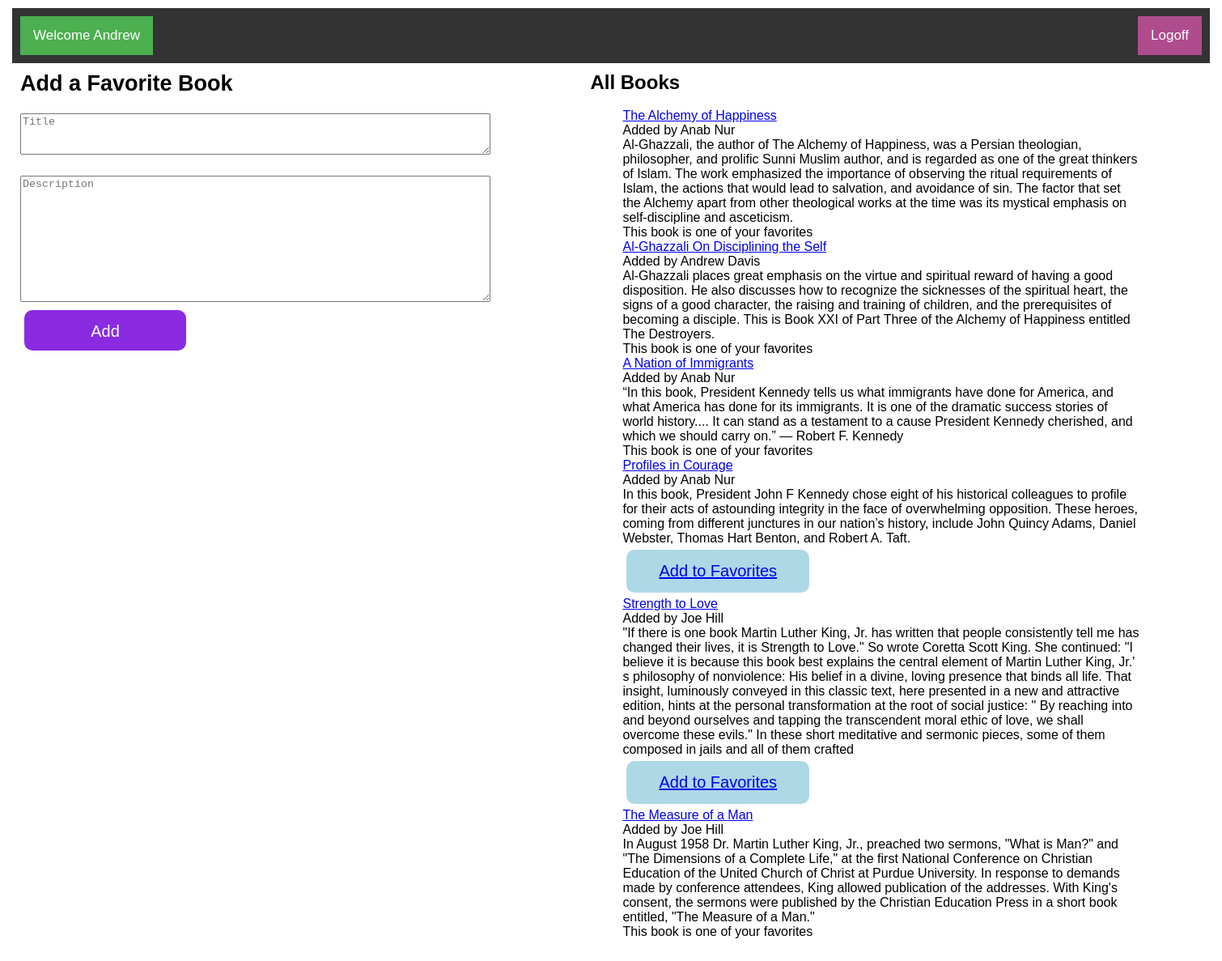
The app's page /book (signed in) with its own data.
### favoriteBooksApp/models.py (models this page shows)
class User(models.Model):
	firstName = models.CharField(max_length=255)
	lastName =  models.CharField(max_length=255)
	email = models.CharField(max_length=255)
	password = models.CharField(max_length=255)
	created_at = models.DateTimeField(auto_now_add=True)
	updated_at = models.DateTimeField(auto_now=True)
	objects = UserManager()

class Book(models.Model):
	title = models.CharField(max_length=255)
	desc =  models.CharField(max_length=255)
	creator = models.ForeignKey(User, related_name = "book_created", on_delete = models.CASCADE)
	isPosted = models.BooleanField(default = False)
	like = models.ManyToManyField(User, related_name = "book_liked")
	created_at = models.DateTimeField(auto_now_add=True)
	updated_at = models.DateTimeField(auto_now=True)

### favoriteBooksApp/views.py (the view)
def book(request):
	if 'loggedInID' not in request.session:
		return redirect('/')
	loggedInUser = User.objects.get(id=request.session['loggedInID'])
	context = {
		'loggedUser': loggedInUser,
		'allbooks': Book.objects.all()
	}
	return render (request, 'book.html', context)

### favoriteBooksApp/templates/book.html (shortened to what this page needs)
<!DOCTYPE html>
<html lang="en">
<head>
	{% load static %}
	<link rel="stylesheet" href="{% static 'style.css' %}">
</head>
<body>
	<div class="container2">
		<div class="topnav">
			<a class="active" href="#user">Welcome {{loggedUser.firstName}}</a>
			<a class="logout" href="/logout">Logoff</a></a>
		</div>
		<div class="box3">
			<h2>Add a Favorite Book</h2>
			<br>
			<form action="/addBook" method="post">
				<p class="p"><textarea placeholder = "Title" name="title" id="" cols="70" rows="3"></textarea></p>
				<br>
				<p class="p"><textarea placeholder = "Description" name="desc" id="" cols="70" rows="10"></textarea></p>
				<input class = "Addbutton" type="submit" value="Add">
			</form>
		</div>
		<div class="box4">
			<h2>All Books</h2>
			<br>
			{% for book in allbooks %}
			<ul>
				<li><a href="/show/{{book.id}}">{{book.title}}</a></li>
				<li>Added by {{book.creator.firstName}} {{book.creator.lastName}}</li>
				<li>{{book.desc}}</li>
				{% if loggedUser in book.like.all %}
				<p>This book is one of your favorites</p>
				{% else %}
				<button class="button4"><a href="/book/{{book.id}}/addfavor">Add to Favorites</a></button>
				{% endif %}
			</ul>
			{% endfor %}
		</div>
</body>
</html>

### favoriteBooksApp/static/style.css (style rules this page uses)
body { font-family: Arial, Helvetica, sans-serif; }
* { box-sizing: border-box; margin: auto; }
.topnav { overflow: hidden; background-color: #333; }
.topnav a { float: left; color: #f2f2f2; text-align: center; padding: 14px 16px; text-decoration: none; font-size: 17px; }
.topnav a.logout, a.dash { background-color: rgb(175, 76, 142); color: white; float: right; }
.topnav a.active { background-color: #4CAF50; color: white; margin: 10px; }
.container2 { width: 1500px; height: 1900px; padding: 10px; }
li { list-style-type: none; }
.p { font-size: large; }
.logout,.dash { float: right; margin: 10px }
.box3 { width: 700px; padding: 10px; margin: absolute; font-size: large; display: inline-block; vertical-align: top; }
.box4 { width: 700px; padding: 10px; font-size: medium; display: inline-block; vertical-align: top; }
.Addbutton { margin: -8px; background-color: blueviolet; border: none; color: white; padding: 15px 40px; text-align: center; text-decoration: none; display: inline-block; font-size: 20px; border-radius: 10px; margin: 5px; }
.button4 { margin: -8px; background-color: lightblue; border: none; color: white; padding: 15px 40px; text-align: center; text-decoration: none; display: inline-block; font-size: 20px; border-radius: 10px; margin: 5px; }
input { width: 200px; height: 50px; font-size: small; border-radius: 10px; margin: 5px; text-align: center; }

### records on screen
User: firstName "Andrew"
Book: title "The Alchemy of Happiness", creator.firstName "Anab", creator.lastName "Nur", desc "Al-Ghazzali, the author of The Alchemy of Happiness, was a Persian theologian, philosopher, and prolific Sunni Muslim author, and is regarded as one of the great thinkers of Islam. The work emphasized the importance of observing the ritual requirements of Islam, the actions that would lead to salvation, and avoidance of sin. The factor that set the Alchemy apart from other theological works at the time was its mystical emphasis on self-discipline and asceticism.", shows "This book is one of your favorites"
Book: title "Al-Ghazzali On Disciplining the Self", creator.firstName "Andrew", creator.lastName "Davis", desc "Al-Ghazzali places great emphasis on the virtue and spiritual reward of having a good disposition. He also discusses how to recognize the sicknesses of the spiritual heart, the signs of a good character, the raising and training of children, and the prerequisites of becoming a disciple. This is Book XXI of Part Three of the Alchemy of Happiness entitled The Destroyers.", shows "This book is one of your favorites"
Book: title "A Nation of Immigrants", creator.firstName "Anab", creator.lastName "Nur", desc "“In this book, President Kennedy tells us what immigrants have done for America, and what America has done for its immigrants. It is one of the dramatic success stories of world history.... It can stand as a testament to a cause President Kennedy cherished, and which we should carry on.” — Robert F. Kennedy", shows "This book is one of your favorites"
Book: title "Profiles in Courage", creator.firstName "Anab", creator.lastName "Nur", desc "In this book, President John F Kennedy chose eight of his historical colleagues to profile for their acts of astounding integrity in the face of overwhelming opposition. These heroes, coming from different junctures in our nation’s history, include John Quincy Adams, Daniel Webster, Thomas Hart Benton, and Robert A. Taft."
Book: title "Strength to Love", creator.firstName "Joe", creator.lastName "Hill", desc "\"If there is one book Martin Luther King, Jr. has written that people consistently tell me has changed their lives, it is Strength to Love.\" So wrote Coretta Scott King. She continued: \"I believe it is because this book best explains the central element of Martin Luther King, Jr.' s philosophy of nonviolence: His belief in a divine, loving presence that binds all life. That insight, luminously conveyed in this classic text, here presented in a new and attractive edition, hints at the personal transformation at the root of social justice: \" By reaching into and beyond ourselves and tapping the transcendent moral ethic of love, we shall overcome these evils.\" In these short meditative and…"
Book: title "The Measure of a Man", creator.firstName "Joe", creator.lastName "Hill", desc "In August 1958 Dr. Martin Luther King, Jr., preached two sermons, \"What is Man?\" and \"The Dimensions of a Complete Life,\" at the first National Conference on Christian Education of the United Church of Christ at Purdue University. In response to demands made by conference attendees, King allowed publication of the addresses. With King's consent, the sermons were published by the Christian Education Press in a short book entitled, \"The Measure of a Man.\"", shows "This book is one of your favorites"
